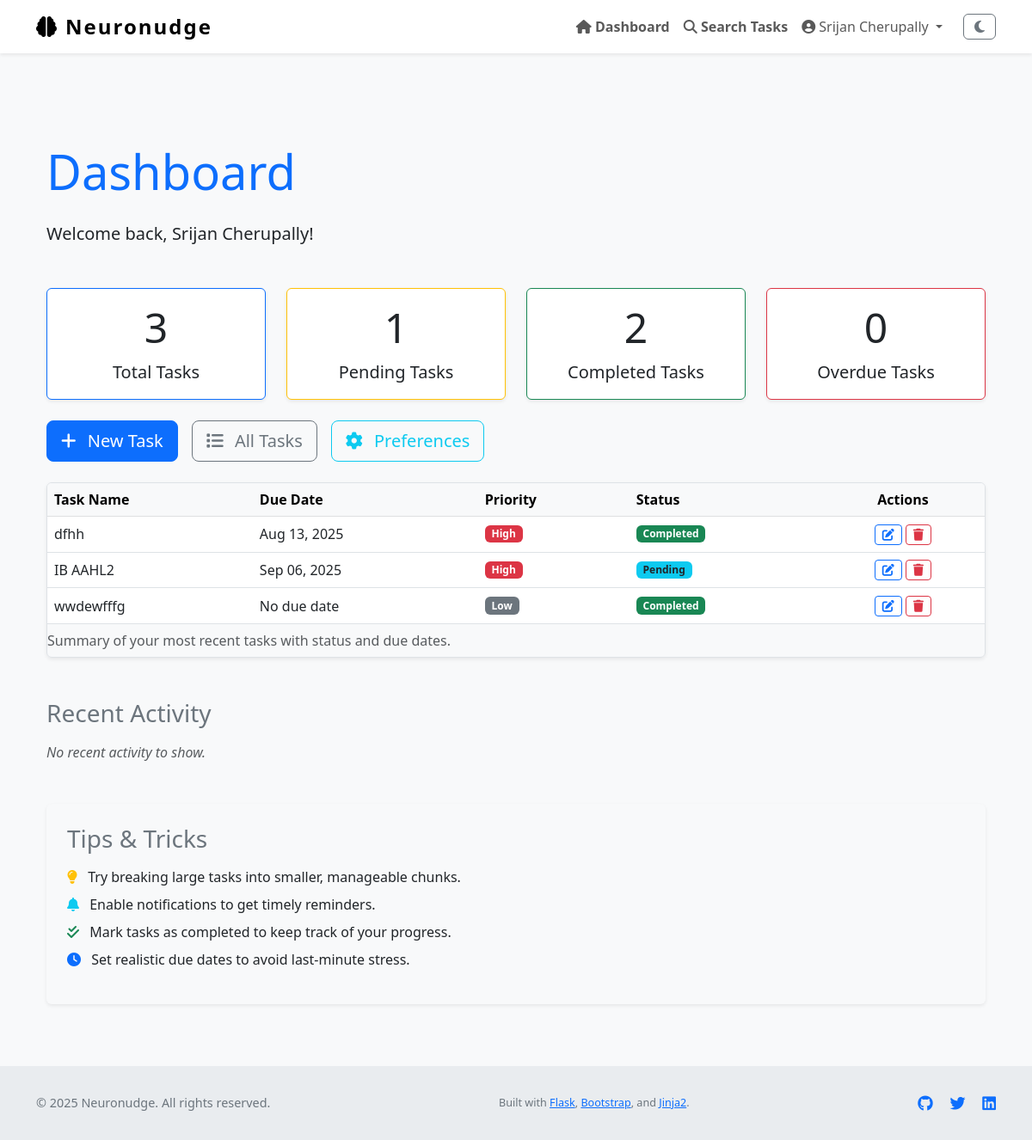
Page /dashboard (signed in) on the committed database.
### Neuronudge/models.py (models this page shows, shortened)
class User(UserMixin, db.Model):
    id = db.Column(db.Integer, primary_key=True)
    name = db.Column(db.String(150), nullable=True)                # full name
    username = db.Column(db.String(150), unique=True, nullable=False)
    email = db.Column(db.String(150), unique=True, nullable=False)
    password_hash = db.Column(db.String(256), nullable=False)
    profile_type = db.Column(db.String(50), nullable=False, default='General')
    created_at = db.Column(db.DateTime, default=datetime.utcnow)
    tasks = db.relationship('Task', backref='user', lazy=True)
    logs = db.relationship('ActivityLog', backref='user', lazy=True)
    preferences = db.relationship('OnboardingPreferences', back_populates='user', uselist=False)

class Task(db.Model):
    id = db.Column(db.Integer, primary_key=True)
    title = db.Column(db.String(255), nullable=False)
    description = db.Column(db.Text)
    due_date = db.Column(db.DateTime)
    completed = db.Column(db.Boolean, default=False)
    priority = db.Column(db.Integer, default=3)         # 1 = high, 2 = med, 3 = low
    reminder_set = db.Column(db.Boolean, default=False)
    created_at = db.Column(db.DateTime, default=datetime.utcnow)
    updated_at = db.Column(db.DateTime, default=datetime.utcnow, onupdate=datetime.utcnow)
    user_id = db.Column(db.Integer, db.ForeignKey('user.id'), nullable=False)

### Neuronudge/views.py (the view)
@views.route('/dashboard')
@login_required
def dashboard():
    page = request.args.get('page', 1, type=int)
    per_page = 10
    filter_status = request.args.get('status', 'all')
    filter_priority = request.args.get('priority', 'all')
    search_term = request.args.get('search', '').strip()
    base_query = Task.query.filter_by(user_id=current_user.id)
    if filter_status == 'completed':
        base_query = base_query.filter_by(completed=True)
    elif filter_status == 'pending':
        base_query = base_query.filter_by(completed=False)
    if filter_priority in ['1', '2', '3']:
        base_query = base_query.filter_by(priority=int(filter_priority))
    if search_term:
        base_query = base_query.filter(Task.title.ilike(f'%{search_term}%'))
    paginated_tasks = base_query.order_by(
        Task.priority.asc(),
        Task.due_date.asc().nulls_last()
    ).paginate(page=page, per_page=per_page)
    total_tasks = Task.query.filter_by(user_id=current_user.id).count()
    pending_tasks = Task.query.filter_by(user_id=current_user.id, completed=False).count()
    completed_tasks = Task.query.filter_by(user_id=current_user.id, completed=True).count()
    overdue_tasks = Task.query.filter(
        Task.user_id == current_user.id,
        Task.completed == False,
        Task.due_date != None,
        Task.due_date < datetime.utcnow()
    ).count()
    task_counts = {
        'total': total_tasks,
        'pending': pending_tasks,
        'completed': completed_tasks,
        'overdue': overdue_tasks
    }
    recent_tasks = Task.query.filter_by(user_id=current_user.id).order_by(
        Task.priority.asc(),
        Task.due_date.asc().nulls_last()
    ).limit(10).all()
    onboarding = OnboardingPreferences.query.filter_by(user_id=current_user.id).first()
    return render_template(
        'dashboard.html',
        recent_tasks=recent_tasks,
        onboarding=onboarding,
        filter_status=filter_status,
        filter_priority=filter_priority,
        search_term=search_term,
        task_counts=task_counts
    )

### Neuronudge/templates/dashboard.html (shortened to what this page needs)
﻿{% extends "layout.html" %}
{% block content %}
<section aria-labelledby="dashboardHeading" class="my-5">
    <div class="container">
        <h1 id="dashboardHeading" class="mb-4 display-4 text-primary">Dashboard</h1>
        <p class="lead">Welcome back, {{ current_user.name or current_user.email }}!</p>
        <div class="row g-4 my-4">
            <div class="col-md-3 col-sm-6" role="region" aria-label="Tasks summary">
                <div class="card shadow-sm border-primary h-100">
                    <div class="card-body text-center">
                        <h2 class="card-title display-5">{{ task_counts.total }}</h2>
                        <p class="card-text fs-5">Total Tasks</p>
                    </div>
                </div>
            </div>
            <div class="col-md-3 col-sm-6" role="region" aria-label="Pending tasks summary">
                <div class="card shadow-sm border-warning h-100">
                    <div class="card-body text-center">
                        <h2 class="card-title display-5">{{ task_counts.pending }}</h2>
                        <p class="card-text fs-5">Pending Tasks</p>
                    </div>
                </div>
            </div>
            <div class="col-md-3 col-sm-6" role="region" aria-label="Completed tasks summary">
                <div class="card shadow-sm border-success h-100">
                    <div class="card-body text-center">
                        <h2 class="card-title display-5">{{ task_counts.completed }}</h2>
                        <p class="card-text fs-5">Completed Tasks</p>
                    </div>
                </div>
            </div>
            <div class="col-md-3 col-sm-6" role="region" aria-label="Overdue tasks summary">
                <div class="card shadow-sm border-danger h-100">
                    <div class="card-body text-center">
                        <h2 class="card-title display-5">{{ task_counts.overdue }}</h2>
                        <p class="card-text fs-5">Overdue Tasks</p>
                    </div>
                </div>
            </div>
        </div>
        <div class="d-flex flex-wrap gap-3 my-4" role="region" aria-label="Quick actions">
            <a href="{{ url_for('views.create_task') }}" class="btn btn-lg btn-primary" aria-label="Create new task">
                <i class="fa-solid fa-plus me-2"></i> New Task
            </a>
            <a href="{{ url_for('views.task_list') }}" class="btn btn-lg btn-outline-secondary" aria-label="View all tasks">
                <i class="fa-solid fa-list me-2"></i> All Tasks
            </a>
            <a href="{{ url_for('views.onboarding') }}" class="btn btn-lg btn-outline-info" aria-label="Update preferences">
                <i class="fa-solid fa-gear me-2"></i> Preferences
            </a>
        </div>
        <div class="table-responsive shadow-sm rounded border mb-5">
            <table class="table table-hover align-middle mb-0" aria-describedby="taskOverviewDesc">
                <caption id="taskOverviewDesc">Summary of your most recent tasks with status and due dates.</caption>
                <thead class="table-light">
                    <tr>
                        <th scope="col">Task Name</th>
                        <th scope="col">Due Date</th>
                        <th scope="col">Priority</th>
                        <th scope="col">Status</th>
                        <th scope="col" class="text-center">Actions</th>
                    </tr>
                </thead>
                <tbody>
                    {% if recent_tasks %}
                        {% for task in recent_tasks %}
                        <tr>
                            <td>{{ task.title }}</td>
                            <td>{{ task.due_date.strftime('%b %d, %Y') if task.due_date else 'No due date' }}</td>
                            <td>
                                {% set ps = (task.priority ~ '')|lower %}
                                {% if ps in ['1', 'high'] %}
                                    <span class="badge bg-danger">High</span>
                                {% elif ps in ['2', 'medium'] %}
                                    <span class="badge bg-warning text-dark">Medium</span>
                                {% elif ps in ['3', 'low'] %}
                                    <span class="badge bg-secondary">Low</span>
                                {% else %}
                                    <span class="badge bg-secondary">Low</span>
                                {% endif %}
                            </td>
                            <td>
                                {% if task.completed %}
                                    <span class="badge bg-success">Completed</span>
                                {% else %}
                                    <span class="badge bg-info text-dark">Pending</span>
                                {% endif %}
                            </td>
                            <td class="text-center">
                                <a href="{{ url_for('views.edit_task', id=task.id) }}" class="btn btn-sm btn-outline-primary" aria-label="Edit task {{ task.title }}">
                                    <i class="fa-solid fa-pen-to-square"></i>
                                </a>
                                <button type="button" class="btn btn-sm btn-outline-danger btn-delete-task" data-task-id="{{ task.id }}" aria-label="Delete task {{ task.title }}">
                                    <i class="fa-solid fa-trash"></i>
                                </button>
                            </td>
                        </tr>
                        {% endfor %}
                    {% else %}
                    <tr>
                        <td colspan="5" class="text-center text-muted">No recent tasks found. Start by creating a new task!</td>
                    </tr>
                    {% endif %}
                </tbody>
            </table>
        </div>
        <section aria-labelledby="activityFeedHeading" class="mb-5">
            <h2 id="activityFeedHeading" class="h3 mb-3 text-secondary">Recent Activity</h2>
            {% if recent_activity %}
            <ul class="list-group list-group-flush">
                {% for activity in recent_activity %}
                <li class="list-group-item d-flex justify-content-between align-items-center">
                    <div>
                        <i class="fa-solid fa-history text-muted me-2"></i>
                        {{ activity.description }}
                    </div>
                    <small class="text-muted">{{ activity.timestamp.strftime('%b %d, %Y %H:%M') }}</small>
                </li>
                {% endfor %}
            </ul>
            {% else %}
            <p class="text-muted fst-italic">No recent activity to show.</p>
            {% endif %}
        </section>
        <section aria-labelledby="tipsHeading" class="bg-light p-4 rounded shadow-sm">
            <h2 id="tipsHeading" class="h3 mb-3 text-secondary">Tips & Tricks</h2>
            <ul class="list-unstyled">
                <li class="mb-2">
                    <i class="fa-solid fa-lightbulb text-warning me-2"></i>
                    Try breaking large tasks into smaller, manageable chunks.
                </li>
                <li class="mb-2">
                    <i class="fa-solid fa-bell text-info me-2"></i>
                    Enable notifications to get timely reminders.
                </li>
                <li class="mb-2">
                    <i class="fa-solid fa-check-double text-success me-2"></i>
                    Mark tasks as completed to keep track of your progress.
                </li>
                <li class="mb-2">
                    <i class="fa-solid fa-clock text-primary me-2"></i>
                    Set realistic due dates to avoid last-minute stress.
                </li>
            </ul>
        </section>
    </div>
</section>
{% endblock %}

### Neuronudge/templates/layout.html (shortened to what this page needs)
<!DOCTYPE html>
<html lang="en" class="h-100" data-theme="light">
<head>
    <link href="https://cdn.jsdelivr.net/npm/bootstrap@5.3.0/dist/css/bootstrap.min.css" rel="stylesheet" />
    <link href="https://cdnjs.cloudflare.com/ajax/libs/font-awesome/6.4.0/css/all.min.css" rel="stylesheet" />
    <link rel="stylesheet" href="{{ url_for('static', filename='style.css') }}" />
</head>
<body class="d-flex flex-column h-100" role="document" aria-live="polite" aria-busy="false" aria-label="Neuronudge main document">
<nav class="navbar navbar-expand-lg navbar-light fixed-top bg-white shadow-sm" role="navigation" aria-label="Main navigation">
    <div class="container">
        <a class="navbar-brand d-flex align-items-center" href="{{ url_for('views.home') }}" aria-label="Neuronudge homepage">
            <i class="fa-solid fa-brain me-2" aria-hidden="true"></i> Neuronudge
        </a>
        <div class="collapse navbar-collapse" id="navbarNav">
            <ul class="navbar-nav ms-auto align-items-center" role="menubar">
                {% if current_user.is_authenticated %}
                    <li class="nav-item" role="none">
                        <a class="nav-link fw-semibold" href="{{ url_for('views.dashboard') }}" role="menuitem">
                            <i class="fa-solid fa-house"></i> Dashboard
                        </a>
                    </li>
                    <li class="nav-item" role="none">
                        <a class="nav-link fw-semibold" href="{{ url_for('views.task_search') }}" role="menuitem">
                            <i class="fa-solid fa-magnifying-glass"></i> Search Tasks
                        </a>
                    </li>
                    <li class="nav-item dropdown" role="none">
                        <a class="nav-link dropdown-toggle" href="#" id="profileDropdown" role="button"
                           data-bs-toggle="dropdown" aria-expanded="false" aria-haspopup="true" aria-controls="profileDropdownMenu">
                            <i class="fa-solid fa-user-circle"></i> {{ current_user.name or current_user.email }}
                        </a>
                    </li>
                    <li class="nav-item" role="none">
                        <button id="darkModeToggle" class="btn btn-outline-secondary ms-3" aria-pressed="false" aria-label="Toggle dark mode">
                            <i class="fa-solid fa-moon"></i>
                        </button>
                    </li>
                {% endif %}
            </ul>
        </div>
    </div>
</nav>
<div class="flash-message container position-fixed top-0 end-0 p-3" role="region" aria-live="assertive" aria-atomic="true">
</div>
<main role="main" class="container flex-grow-1 my-4" tabindex="-1">
    {% block content %}{% endblock %}
</main>
<footer class="footer mt-auto" role="contentinfo">
    <div class="container d-flex flex-column flex-md-row justify-content-between align-items-center">
        <p class="mb-2 mb-md-0">&copy; {{ current_year if current_year else "2025" }} Neuronudge. All rights reserved.</p>
        <p class="mb-0">
            <small>
                Built with
                <a href="https://flask.palletsprojects.com/" target="_blank" rel="noopener noreferrer">Flask</a>,
                <a href="https://getbootstrap.com/" target="_blank" rel="noopener noreferrer">Bootstrap</a>,
                and
                <a href="https://jinja.palletsprojects.com/" target="_blank" rel="noopener noreferrer">Jinja2</a>.
            </small>
        </p>
        <div>
            <a href="https://github.com/your-repo" target="_blank" aria-label="GitHub repository" class="text-decoration-none me-3">
            </a>
            <a href="https://twitter.com/yourhandle" target="_blank" aria-label="Twitter profile" class="text-decoration-none me-3">
            </a>
            <a href="https://linkedin.com/in/yourprofile" target="_blank" aria-label="LinkedIn profile" class="text-decoration-none">
            </a>
        </div>
    </div>
</footer>
</body>
</html>

### rows in the picture
User: name "Srijan Cherupally"
Task: title "dfhh", due_date "Aug 13, 2025", shows "High", completed "Completed"
Task: title "IB AAHL2", due_date "Sep 06, 2025", shows "High", completed "Pending"
Task: title "wwdewfffg", due_date "No due date", shows "Low", completed "Completed"

### other values in the picture
{{ task_counts.total }} "3"
{{ task_counts.pending }} "1"
{{ task_counts.completed }} "2"
{{ task_counts.overdue }} "0"
{{ current_year if current_year else "2025" }} "2025"
